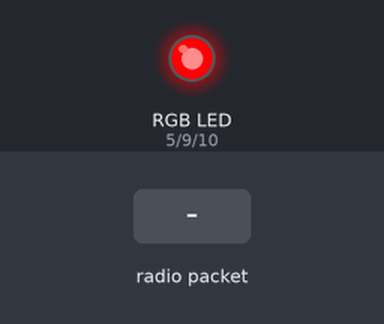
Bench run of a sketch on a simulated Arduino Uno, built with avr-gcc and run on an emulated ATmega328P. Parts: an RGB LED mixed from three pins (HIGH = lit). Inputs (shaded band) come from the test bench. No radio packets arrive unless stated; what the sketch prints to the serial monitor is not drawn.

Above: at 16.1 s.
16.2 s: radio packet "C" arrives
At 24.5 s:
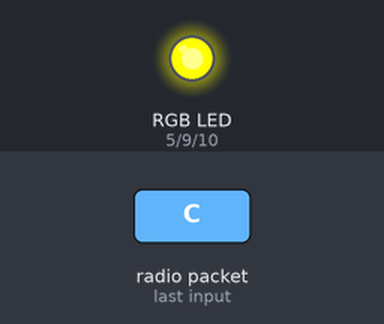
24.6 s: radio packet "o" arrives
At 25.71 s:
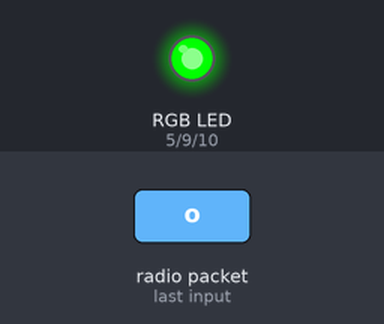
32.3 s: radio packet "m" arrives
At 34.73 s:
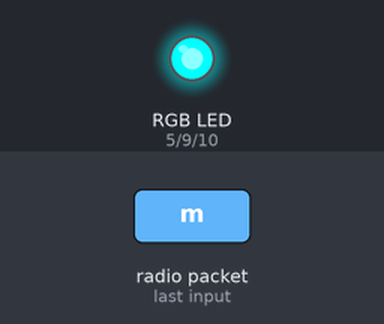
Timing chart, 0 to 40.0 s (numbered marks = the images above; inputs shaded):
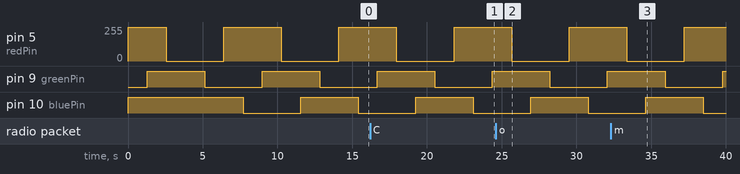

The sketch:

re.ino
```cpp
#include <VirtualWire.h>    // you must download and install the VirtualWire.h to your hardware/libraries folder
#undef int
#undef abs
#undef double
#undef float
#undef round
const int greenPin = 9;
const int bluePin = 10;
const int redPin = 5;
void setup()
{
    Serial.begin(9600);
    pinMode(redPin, OUTPUT);
    pinMode(bluePin, OUTPUT);
    pinMode(greenPin, OUTPUT);
// Initialise the IO and ISR
    vw_set_ptt_inverted(true);    // Required for RX Link Module
    vw_setup(2000);                   // Bits per sec
    vw_set_rx_pin(2);           // We will be receiving on pin 4 i.e the RX pin from the module connects to this pin.
    vw_rx_start();                      // Start the receiver
    analogWrite(greenPin, 255); //255 is off and 0 is on
    analogWrite(bluePin, 255);
    analogWrite(redPin, 255);

}

void loop()
{
    ramp(greenPin, 0, 255);
    ramp(redPin, 255, 0);
    ramp(bluePin, 0, 255);
    ramp(greenPin, 255, 0);
    ramp(redPin, 0, 255);
    ramp(bluePin, 255, 0);

    uint8_t buf[VW_MAX_MESSAGE_LEN];
    uint8_t buflen = VW_MAX_MESSAGE_LEN;

    if (vw_get_message(buf, &buflen)) // check to see if anything has been received
    {
int i;
     // Message with a good checksum received.

    for (i = 0; i < buflen; i++)
    {
        //Serial.println(i);
        Serial.write(buf[i]); // the received data is stored in buffer
        }

    Serial.println("START of first three characters.");
    Serial.write(buf[0]);
    Serial.write(buf[1]);
    Serial.write(buf[2]);
     if (buf[0] == 'C' && buf[1] == 'o' && buf[2] == 'm')
          {
            //success lights

          }
     Serial.println("END");
    Serial.println("");
     }
}

void ramp(int pin, int from, int to)
{
  int i ;

  if (from < to) {
    for (i=from; i<= to; i++) {
      analogWrite(pin, i) ;
      delay(5) ;
    }
  } else {
    for (i=from; i>= to; i--) {
      analogWrite(pin, i) ;
      delay(5) ;
    }
  }
}
```

Measured:
- by itself, pin 5 (redPin): alternates 255/255 for 3.8 s and 0/255 for 3.8 s
- by itself, pin 9 (greenPin): alternates HIGH for 3.8 s and LOW for 3.8 s
